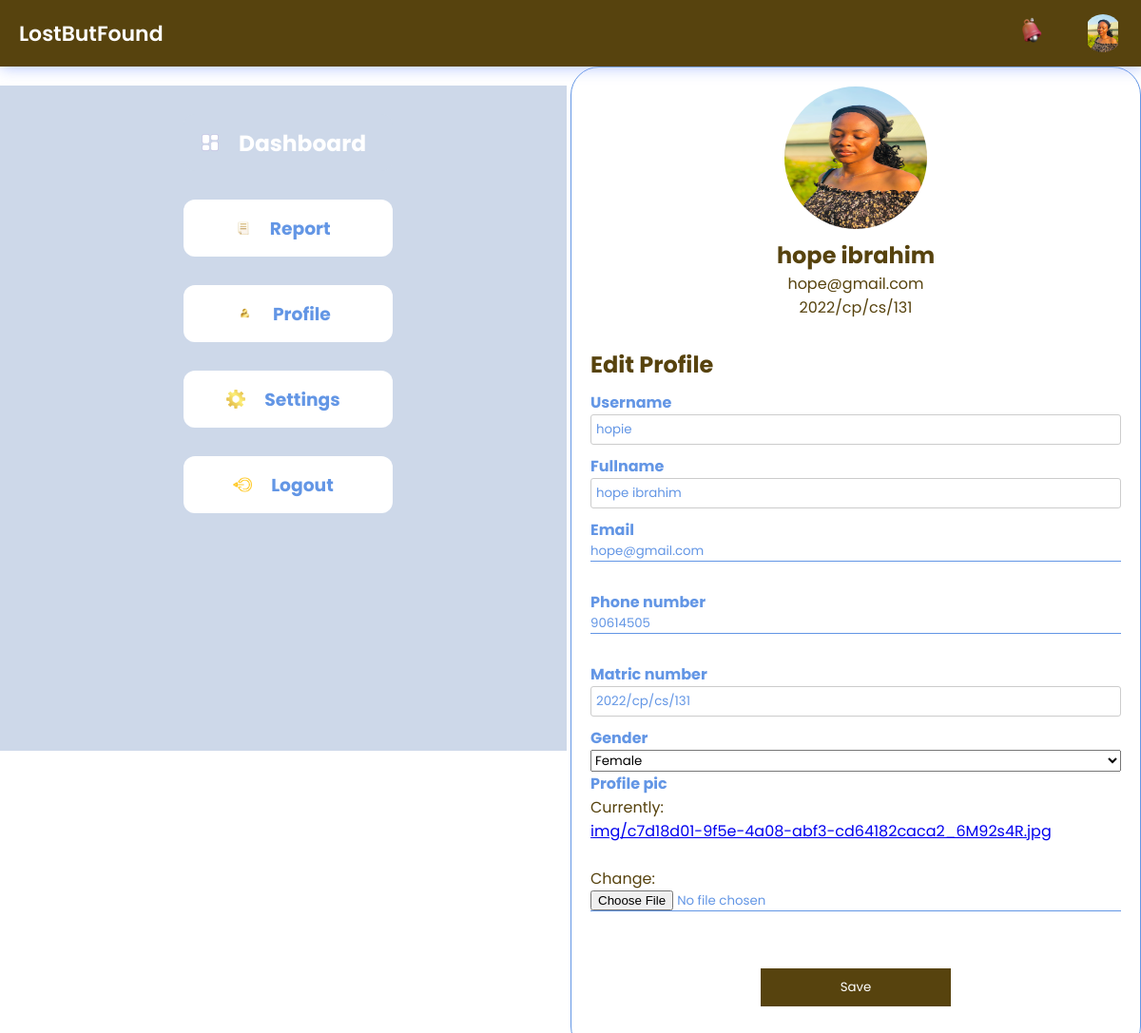
The page /profile (signed in) on the database its author committed.
### LbfApp/models.py (models this page shows, shortened)
class CustomUser(AbstractUser):
    fullname = models.CharField(max_length=200, unique=True)
    email = models.EmailField(unique=True, )
    matric_number = models.CharField(unique=True,max_length=255)
    phone_number = models.IntegerField(null=True, unique=True)
    profile_pic = models.ImageField(default="avatar.png",upload_to = 'img', null = True,)
    GENDER_CHOICES = (
    ('male', 'Male'),
    ('female', 'Female'),
    ('rather_not_say', 'Rather not say'),
    )
    gender = models.CharField(max_length=100,choices=GENDER_CHOICES, default='rather_not_say')
    USERNAME_FIELD = 'email'
    REQUIRED_FIELDS = ['username']

### LbfApp/views.py (the view)
# urls.py: path("profile",views.profile, name = "profile"),
@login_required(login_url='/login')
def profile(request):
    user = request.user
    form = UpdateUserForm(instance=user)
    if request.method == 'POST':
        form = UpdateUserForm(request.POST, request.FILES, instance=user)
        if form.is_valid():
            form.save()
            return redirect('profile')
    return render(request, "LbfApp/profile.html", {'form': form})

### LbfApp/forms.py
class UpdateUserForm(ModelForm):
    class Meta:
        model = CustomUser
        fields = [
           'username','fullname','email','phone_number','matric_number','gender','profile_pic',
            ]

### LbfApp/templates/LbfApp/profile.html (shortened to what this page needs)
{% load static %}
<!DOCTYPE html>
<html lang="en">
<head>
    <link rel="stylesheet" href="{% static '/css/report2.css' %}">
    <link rel="stylesheet" href="{% static '/css/profile.css' %}">
</head>
<body>
    <header>
        <div class="logoSec">
            <div class="logo">LostButFound</div>
        </div>
        <div class="message">
            <a href="#"><img src="{% static '/img/notIcon.png' %}" class="icn" alt=""></a>
            <div class="dp">
                <a href="{% url 'profile' %}"><img src="{{user.profile_pic.url}}" class="dpIcn" alt="dp"></a>
            </div>
        </div>
    </header>
    <div class="main-container">
        <div class="navContainer">
            <nav class="nav">
                <div class="nav-upper-options">
                    <a href="{% url 'dashboard' %}" class="option-link">
                        <div class="nav-option option1">
                            <img src="{% static '/img/dbIcon.png' %}" class="nav-img" alt="dashboard">
                            <h3>Dashboard</h3>
                        </div>
                    </a>
                    <a href="{% url 'report' %}" class="option-link">
                        <div class="nav-option option3">
                            <img src="{% static '/img/rpIcon.png' %}" class="nav-img" alt="report">
                            <h3>Report</h3>
                        </div>
                    </a>
                    <a href="{% url 'profile' %}" class="option-link">
                        <div class="nav-option option5">
                            <img src="{% static '/img/prIcon.png' %}" class="nav-img" alt="blog">
                            <h3>Profile</h3>
                        </div>
                    </a>
                    <a href="" class="option-link">
                        <div class="nav-option option6">
                            <img src="{% static '/img/setIcon.png' %}" class="nav-img" alt="settings">
                            <h3>Settings</h3>
                        </div>
                    </a>
					{% if user.is_authenticated %}
                    <a href="{% url 'logout' %}" class="option-link">
					<div class="nav-option logout">
						<img src= "{% static '/img/logIcon.png' %}"	class="nav-img"	alt="logout">
						<h3> Logout</h3>
					</div>
					</a>
					{% endif %}
                </div>
            </nav>
        </div>
        <div class="container">
            <div class="profile">
                <img src="{{user.profile_pic.url}}" alt="User Avatar">
                <h1>{{user.fullname}}</h1>
                <p>{{user.email}}</p>
                <p>{{user.matric_number}}</p>
            </div>
            <div class="edit-profile">
                <h2>Edit Profile</h2>
                <form action="" method = "POST" class="form" enctype = "multipart/form-data">
                    {% for fields in form  %}
                    <label for="{{fields.label}}">{{fields.label}}</label>
                    {{fields}}
                    {% endfor %}
                    <button type="submit">Save</button>
                </form>
            </div>
        </div>
    </div>
</body>
</html>

### LbfApp/static/css/report2.css (style rules this page uses)
* { margin: 0; padding: 0; box-sizing: border-box; font-family: "Poppins", sans-serif; }
:root { --background-color1: #fafaff; --background-color2: #ffffff; --background-color3: #ededed; --background-color4: #CDD8E9; --background-color5: #57430E; --background-color6: #6396E5; }
body { background-color: var(--background-color4); max-width: 100%; overflow-x: hidden; }
header { height: 70px; width: 100vw; padding: 0 30px; background-color: var(--background-color2); position: fixed; z-index: 100; box-shadow: 1px 1px 15px rgba(161, 182, 253, 0.825); display: flex; justify-content: space-between; align-items: center; }
.logo { font-size: 22px; font-weight: 600; color: var(--background-color6); }
.icn { height: 30px; }
.searchBar, .message, .logoSec { display: flex; align-items: center; justify-content: center; }
.logoSec { gap: 60px; }
.message { gap: 40px; position: relative; cursor: pointer; }
.dp { height: 40px; width: 40px; border-radius: 50%; align-items: center; justify-content: center; overflow: hidden; }
.main-container { display: flex; width: 100vw; position: relative; top: 70px; z-index: 1; }
.dpIcn { height: 42px; }
.nav { min-height: 91vh; width: 100%; background-color: var(--background-color4); position: absolute; top: 0px; left: 00; box-shadow: 1px 1px 10px var(--background-color3); display: flex; flex-direction: column; justify-content: space-between; text-align: center; overflow: hidden; padding: 30px 0 20px 10px; }
.navContainer { top: 20px; height: calc(100vh - 100px); border-right: 4px solid #fff; width: 100%; position: relative; overflow-y: hidden; overflow-x: hidden; transition: all 0.5s ease-in-out; }
.nav-option { width: 220px; height: 60px; display: flex; text-align: center; align-items: center; justify-content: center; padding: 0 30px 0 20px; gap: 20px; transition: all 0.1s ease-in-out; background-color: #fff; color: var(--background-color6); border-radius: 12px; }
.option-link { text-decoration: none; color: var(--background-color4); }
.nav-option img { height: 20px; }
.nav-upper-options { display: flex; flex-direction: column; align-items: center; gap: 30px; }
.option1 { color: var(--background-color2); background-color: var(--background-color4); cursor: pointer; font-size: 20px; }
.container { min-height: 300px; width: 100%; margin: 70px 150px 30px 150px; background-color: #ffffff; border-radius: 30px; border: 1px solid var(--background-color6); padding: 0px 40px 20px 40px; }
form label { color: var(--background-color6); font-weight: 300; }
form input, form textarea { width: 100%; margin-bottom: 30px; border: 1px solid var(--background-color6); color: var(--background-color6); outline: none; border-top: none; border-right: none; border-left: none; }

### LbfApp/static/css/profile.css (style rules this page uses)
body { background-color: white; color: #57430E; font-family: "Poppins", sans-serif; margin: 0; padding: 0; }
header { background-color: #57430E; color: white; padding: 20px; text-align: center; }
.container { max-width: 600px; margin: 0 auto; padding: 20px; }
.profile { display: flex; flex-direction: column; align-items: center; }
.profile img { width: 150px; height: 150px; border-radius: 50%; margin-bottom: 10px; }
.profile h1 { font-size: 24px; }
.profile p { margin: 0; }
.edit-profile { margin-top: 20px; }
.edit-profile h2 { padding: 10px 0px; }
.edit-profile form { display: flex; flex-direction: column; }
.edit-profile label { font-weight: bold; }
.edit-profile input[type="text"] { padding: 5px; margin-bottom: 10px; border: 1px solid #ccc; border-radius: 3px; }
.edit-profile button { background-color: #57430E; color: white; border: none; padding: 10px 20px; cursor: pointer; margin: 30px auto; }
.edit-profile .form button { width: 200px; }
.logoSec .logo { color: #fff; }

### rows shown on the page
CustomUser: profile_pic (picture), fullname "hope ibrahim", email "hope@gmail.com", matric_number "2022/cp/cs/131", form "hopie" "hope ibrahim" "hope@gmail.com" "90614505" "2022/cp/cs/131" "Female"

### other values the page prints
{{ fields.label }} "Username" "Fullname" "Email" "Phone number" "Matric number" "Gender" "Profile pic"
